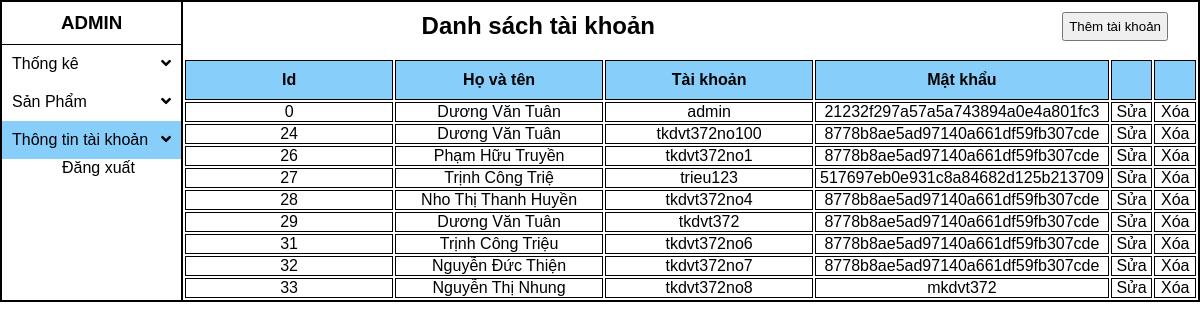
/thongtintk.php, run on the app's committed database.
### tables this page shows
CREATE TABLE `tbtaikhoan` (
  `ID` int(11) NOT NULL,
  `hovaten` varchar(50) NOT NULL,
  `taikhoan` varchar(50) NOT NULL,
  `matkhau` varchar(50) NOT NULL
);

### thongtintk.php (the view, shortened to what this page needs)
<html>
<link rel="stylesheet" href="https://use.fontawesome.com/releases/v5.11.0/css/all.css">
<link rel="stylesheet" href="css/thongtintk.css">
<?php
$conn=ketnoidataba();
$sql = "SELECT * FROM tbtaikhoan";
$result = $conn->query($sql);
if ($result->num_rows > 0) {
?>
    <body>
        <div class="container">
           <div class="left">
               <h3>ADMIN</h3>
               <ul>
               <a  href="thongke.php"><li >Thống kê<i  class="fa fa-angle-down"></i></li></a>
                  <a href="thongtinsp.php"><li> Sản Phẩm<i  class="fa fa-angle-down"></i></li></a>
                  <a href="thongtintk.php"><li style="background-color:lightskyblue"> Thông tin tài khoản<i  class="fa fa-angle-down"></i></li></a>
               </ul>
               <a href="dangnhap.php" style="margin-left:60px">Đăng xuất</a>
           </div>
           <div class="right">
               <div class="top">
                   <h2>Danh sách tài khoản</h2>
                   <a style="float:right;margin-right:30px" href="themtk.php"><input type="button" value="Thêm tài khoản"></a>
               </div>
               <br>
               <br>
               <div id="table">
               <table id="table1">
                   <tr>
                       <th style="height:40px; background-color: lightskyblue;border:1px solid black;">Id</th>
                       <th style=" background-color: lightskyblue;border:1px solid black;">Họ và tên</th>
                       <th style=" background-color: lightskyblue;border:1px solid black;">Tài khoản</th>
                       <th style=" background-color: lightskyblue;border:1px solid black;">Mật khẩu</th>
                       <th style=" background-color: lightskyblue;border:1px solid black;"></th>
                       <th style=" background-color: lightskyblue;border:1px solid black;"></th>
                   </tr>
                   <?php
                        while($row = $result->fetch_assoc()) {
                            ?>
                                <tr>
                                    <td class="class_1"><?php echo $row["ID"] ?></td>
                                    <td class="class"><?php echo $row["hovaten"]?></td>
                                    <td class="class"><?php echo $row["taikhoan"]?></td>
                                    <td class="class"><?php echo $row["matkhau"]?></td>
                                    <td class="td" style="width:4%"><a href="suatk.php?ID=<?php echo $row['ID'] ?>" id="thongtin">Sửa</a></td>
                                    <td class="td" style="width:4%"><a href="xoatk.php?ID=<?php echo $row['ID'] ?>" id="thongtin">Xóa</a></td>
                                </tr>
                            <?php
                        }
                    ?>
               </table>
               <?php
} else {
    echo "không có dữ liệu";
}
?>
                </div>
           </div>
        </div>
    </body>
</html>

### css/thongtintk.css (style rules this page uses)
* { margin:0; padding:0; color:black; font-family: Arial, Helvetica, sans-serif; }
.container { margin: 0 auto; border:2px solid black; display: flex; }
.left { width: 15%; border-right: 2px solid black; }
h3 { padding:10px; border-bottom:1px solid black; text-align: center; }
li { list-style: none; padding:10px; }
a { text-decoration: none; }
i { float:right; }
.right { width: 85%; }
.top { display:block; }
.top h2 { float: left; width:70%; margin-top:10px; text-align: center; }
.top input { float:right; margin-top:10px; padding:5px; }
#table { margin-top: 20px; width: 100%; }
td { text-align: center; border:1px solid black; }
.class { width:20%; }
.class_1 { width:20%; }
.td { width: 20%; }
#table1 { width: 100%; }

### data on the page
tbtaikhoan: ID "0", hovaten "Dương Văn Tuân", taikhoan "admin", matkhau "21232f297a57a5a743894a0e4a801fc3"
tbtaikhoan: ID "24", hovaten "Dương Văn Tuân", taikhoan "tkdvt372no100", matkhau "8778b8ae5ad97140a661df59fb307cde"
tbtaikhoan: ID "26", hovaten "Phạm Hữu Truyền", taikhoan "tkdvt372no1", matkhau "8778b8ae5ad97140a661df59fb307cde"
tbtaikhoan: ID "27", hovaten "Trịnh Công Triệ", taikhoan "trieu123", matkhau "517697eb0e931c8a84682d125b213709"
tbtaikhoan: ID "28", hovaten "Nho Thị Thanh Huyền", taikhoan "tkdvt372no4", matkhau "8778b8ae5ad97140a661df59fb307cde"
tbtaikhoan: ID "29", hovaten "Dương Văn Tuân", taikhoan "tkdvt372", matkhau "8778b8ae5ad97140a661df59fb307cde"
tbtaikhoan: ID "31", hovaten "Trịnh Công Triệu", taikhoan "tkdvt372no6", matkhau "8778b8ae5ad97140a661df59fb307cde"
tbtaikhoan: ID "32", hovaten "Nguyễn Đức Thiện", taikhoan "tkdvt372no7", matkhau "8778b8ae5ad97140a661df59fb307cde"
tbtaikhoan: ID "33", hovaten "Nguyễn Thị Nhung", taikhoan "tkdvt372no8", matkhau "mkdvt372"
